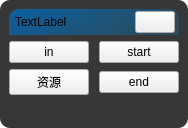
<?xml version="1.0" encoding="UTF-8"?>
<ui version="4.0">
 <class>BlueChartWidget</class>
 <widget class="QWidget" name="BlueChartWidget">
  <property name="geometry">
   <rect>
    <x>0</x>
    <y>0</y>
    <width>188</width>
    <height>128</height>
   </rect>
  </property>
  <property name="windowTitle">
   <string>Form</string>
  </property>
  <property name="styleSheet">
   <string notr="true">QWidget#BlueChartWidget{
background: transparent;
}
QWidget#BCWidget{
background: rgba(0, 0, 0, 200);
border-style:solid;
border-width:0px;
border-radius:10px;
}
QWidget#top{
border-style:solid;
border-width:0px;
border-top-left-radius:10px;
border-top-right-radius:10px;
border-bottom-left-radius:0px;
border-bottom-right-radius:0px;
background:qlineargradient(spread:pad, x1:0.00564972, y1:0.358, x2:1, y2:0.637, stop:0 rgba(0, 104, 183, 200), stop:1 rgba(0, 160, 233, 50));
}
QLabel:{
color: white;
}
QPushButton{
background-color: transparent;
color: rgb(255, 255, 255);
border:none;
}
QPushButton:hover{
background:qlineargradient(spread:pad, x1:0, y1:0, x2:1, y2:0, stop:0 rgba(255, 0, 0, 0), stop:0.175141 rgba(255, 255, 255, 255))
}</string>
  </property>
  <layout class="QVBoxLayout" name="verticalLayout">
   <property name="spacing">
    <number>0</number>
   </property>
   <property name="leftMargin">
    <number>0</number>
   </property>
   <property name="topMargin">
    <number>0</number>
   </property>
   <property name="rightMargin">
    <number>0</number>
   </property>
   <property name="bottomMargin">
    <number>0</number>
   </property>
   <item>
    <widget class="QWidget" name="BCWidget" native="true">
     <layout class="QVBoxLayout" name="verticalLayout_2">
      <item>
       <widget class="QWidget" name="top" native="true">
        <layout class="QHBoxLayout" name="horizontalLayout_3">
         <property name="leftMargin">
          <number>6</number>
         </property>
         <property name="topMargin">
          <number>2</number>
         </property>
         <property name="rightMargin">
          <number>4</number>
         </property>
         <property name="bottomMargin">
          <number>2</number>
         </property>
         <item>
          <widget class="QLabel" name="lb_Title">
           <property name="text">
            <string>TextLabel</string>
           </property>
          </widget>
         </item>
         <item>
          <spacer name="horizontalSpacer">
           <property name="orientation">
            <enum>Qt::Horizontal</enum>
           </property>
           <property name="sizeHint" stdset="0">
            <size>
             <width>59</width>
             <height>20</height>
            </size>
           </property>
          </spacer>
         </item>
         <item>
          <widget class="QPushButton" name="btn_ShowProperty">
           <property name="text">
            <string/>
           </property>
           <property name="icon">
            <iconset resource="res.qrc">
             <normaloff>:/icon/icon_more.png</normaloff>:/icon/icon_more.png</iconset>
           </property>
           <property name="iconSize">
            <size>
             <width>20</width>
             <height>20</height>
            </size>
           </property>
          </widget>
         </item>
        </layout>
       </widget>
      </item>
      <item>
       <layout class="QHBoxLayout" name="horizontalLayout">
        <item>
         <widget class="QPushButton" name="btn_Input">
          <property name="text">
           <string>in</string>
          </property>
          <property name="icon">
           <iconset resource="res.qrc">
            <normaloff>:/icon/icon_lineof.png</normaloff>:/icon/icon_lineof.png</iconset>
          </property>
          <property name="iconSize">
           <size>
            <width>20</width>
            <height>20</height>
           </size>
          </property>
         </widget>
        </item>
        <item>
         <spacer name="horizontalSpacer_2">
          <property name="orientation">
           <enum>Qt::Horizontal</enum>
          </property>
          <property name="sizeHint" stdset="0">
           <size>
            <width>40</width>
            <height>20</height>
           </size>
          </property>
         </spacer>
        </item>
        <item>
         <widget class="QPushButton" name="btn_Start">
          <property name="layoutDirection">
           <enum>Qt::RightToLeft</enum>
          </property>
          <property name="text">
           <string>start</string>
          </property>
          <property name="icon">
           <iconset resource="res.qrc">
            <normaloff>:/icon/icon_lineof.png</normaloff>:/icon/icon_lineof.png</iconset>
          </property>
          <property name="iconSize">
           <size>
            <width>20</width>
            <height>20</height>
           </size>
          </property>
         </widget>
        </item>
       </layout>
      </item>
      <item>
       <layout class="QHBoxLayout" name="horizontalLayout_2">
        <item>
         <widget class="QPushButton" name="pushButton_4">
          <property name="text">
           <string>资源</string>
          </property>
          <property name="icon">
           <iconset resource="res.qrc">
            <normaloff>:/icon/icon_res.png</normaloff>:/icon/icon_res.png</iconset>
          </property>
          <property name="iconSize">
           <size>
            <width>20</width>
            <height>20</height>
           </size>
          </property>
         </widget>
        </item>
        <item>
         <spacer name="horizontalSpacer_3">
          <property name="orientation">
           <enum>Qt::Horizontal</enum>
          </property>
          <property name="sizeHint" stdset="0">
           <size>
            <width>40</width>
            <height>20</height>
           </size>
          </property>
         </spacer>
        </item>
        <item>
         <widget class="QPushButton" name="pushButton_5">
          <property name="layoutDirection">
           <enum>Qt::RightToLeft</enum>
          </property>
          <property name="text">
           <string>end</string>
          </property>
          <property name="icon">
           <iconset resource="res.qrc">
            <normaloff>:/icon/icon_lineof.png</normaloff>:/icon/icon_lineof.png</iconset>
          </property>
          <property name="iconSize">
           <size>
            <width>20</width>
            <height>20</height>
           </size>
          </property>
         </widget>
        </item>
       </layout>
      </item>
      <item>
       <spacer name="verticalSpacer">
        <property name="orientation">
         <enum>Qt::Vertical</enum>
        </property>
        <property name="sizeHint" stdset="0">
         <size>
          <width>20</width>
          <height>40</height>
         </size>
        </property>
       </spacer>
      </item>
     </layout>
    </widget>
   </item>
  </layout>
 </widget>
 <resources>
  <include location="res.qrc"/>
 </resources>
 <connections/>
</ui>
